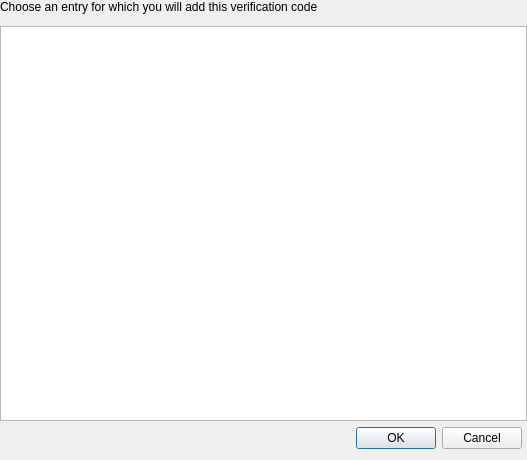
<?xml version="1.0" encoding="UTF-8" ?>
<ui version="4.0">
 <class>OTPAuthDialog</class>
 <widget class="QWidget" name="OTPAuthDialog">
  <property name="geometry">
   <rect>
    <x>0</x>
    <y>0</y>
    <width>527</width>
    <height>460</height>
   </rect>
  </property>
  <layout class="QVBoxLayout" name="verticalLayout" stretch="0,0,0,0,0">
   <property name="leftMargin">
    <number>0</number>
   </property>
   <property name="topMargin">
    <number>0</number>
   </property>
   <property name="rightMargin">
    <number>0</number>
   </property>
   <property name="bottomMargin">
    <number>0</number>
   </property>
   <item>
    <widget class="QLabel" name="label">
     <property name="text">
      <string
                        >Choose an entry for which you will add this verification code</string>
     </property>
     <property name="margin">
      <number>10</number>
     </property>
    </widget>
   </item>
   <item>
    <widget class="SearchWidget" name="searchWidget" native="true">
     <property name="text" stdset="0">
      <string />
     </property>
    </widget>
   </item>
   <item>
    <widget class="QTableView" name="otpTableView">
     <property name="contextMenuPolicy">
      <enum>Qt::ContextMenuPolicy::CustomContextMenu</enum>
     </property>
     <property name="sizeAdjustPolicy">
      <enum>QAbstractScrollArea::SizeAdjustPolicy::AdjustToContents</enum>
     </property>
     <property name="editTriggers">
      <set>QAbstractItemView::EditTrigger::NoEditTriggers</set>
     </property>
     <property name="showDropIndicator" stdset="0">
      <bool>false</bool>
     </property>
     <property name="alternatingRowColors">
      <bool>true</bool>
     </property>
     <property name="selectionBehavior">
       <enum>QAbstractItemView::SelectionBehavior::SelectRows</enum>
     </property>
     <property name="selectionMode">
       <enum>QAbstractItemView::SelectionMode::SingleSelection</enum>
     </property>
     <property name="textElideMode">
      <enum>Qt::TextElideMode::ElideRight</enum>
     </property>
     <property name="sortingEnabled">
      <bool>true</bool>
     </property>
     <attribute name="horizontalHeaderStretchLastSection">
      <bool>true</bool>
     </attribute>
     <attribute name="verticalHeaderVisible">
      <bool>false</bool>
     </attribute>
    </widget>
   </item>
   <item>
    <layout class="QHBoxLayout" name="horizontalLayout_2">
     <property name="rightMargin">
      <number>5</number>
     </property>
     <property name="bottomMargin">
      <number>5</number>
     </property>
     <item>
      <widget class="QDialogButtonBox" name="buttonBox">
      <property name="focusPolicy">
       <enum>Qt::NoFocus</enum>
      </property>
       <property name="standardButtons">
        <set>QDialogButtonBox::Cancel|QDialogButtonBox::Ok</set>
       </property>
      </widget>
     </item>
    </layout>
   </item>
   <item>
    <spacer name="verticalSpacer">
     <property name="orientation">
      <enum>Qt::Orientation::Vertical</enum>
     </property>
     <property name="sizeType">
      <enum>QSizePolicy::Policy::Minimum</enum>
     </property>
     <property name="sizeHint" stdset="0">
      <size>
       <width>20</width>
       <height>6</height>
      </size>
     </property>
    </spacer>
   </item>
  </layout>
 </widget>
 <customwidgets>
  <customwidget>
   <class>SearchWidget</class>
   <extends>QWidget</extends>
   <header>gui/SearchWidget.h</header>
   <container>1</container>
  </customwidget>
 </customwidgets>
 <resources />
 <connections />
</ui>
